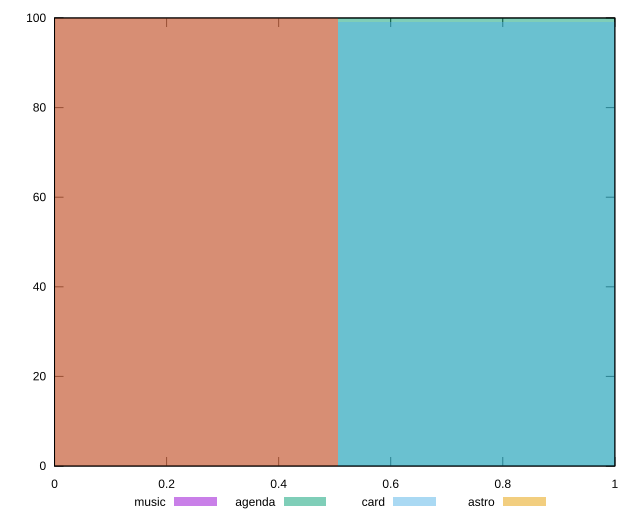

Here is the gnuplot script that generated this plot:
reset

$music <<EOF
0 100
EOF

$agenda <<EOF
1.0104046003569842 100
EOF

$card <<EOF
1.0104046003569842 99
EOF

$astro <<EOF
0 100
EOF

set key outside below
set boxwidth 1.0104046003569842
set xrange [0:1]
set yrange [0:100]
set trange [0:100]
set style fill transparent solid 0.5 noborder
set terminal svg size 640, 520 enhanced background rgb 'white'
set output "reports/report_00030_2021-02-24T20-42-31.540Z/uses-text-compression/comparison/histogram/all_score.svg"

plot $music title "music" with boxes, \
     $agenda title "agenda" with boxes, \
     $card title "card" with boxes, \
     $astro title "astro" with boxes

reset
